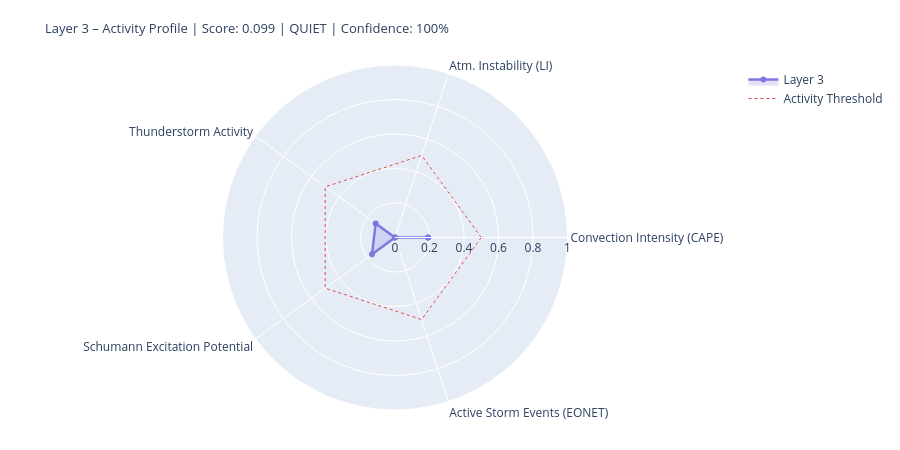

The notebook cell saved with this chart:
### Markdown cell above
---
## 4. State Assessment & Handoff to Layer 4/5

### Code cell
# ============================================================
# LAYER-3-SCORE
# Five dynamic components
# ============================================================

def norm(v, lo, hi):
    if v is None or (isinstance(v, float) and math.isnan(v)): return None
    return round(max(0.0, min(1.0, (v - lo) / (hi - lo))), 4)

# --- 1) Convection intensity (global CAPE mean) ---
cape_mean = df_atm['cape'].dropna().mean() if not df_atm.empty else None
conv_score = norm(cape_mean, 0, 3000)
conv_src   = 'primary' if cape_mean is not None else 'missing'

# --- 2) Atmospheric instability (LI mean) ---
li_mean   = df_atm['li'].dropna().mean() if not df_atm.empty else None
# Negative LI = unstable → higher score
instab_score = norm(-li_mean if li_mean is not None else None, -6, 6)
instab_src   = 'primary' if li_mean is not None else 'missing'

# --- 3) Thunderstorm activity (mean thunder score + WMO count) ---
thunder_mean = df_atm['thunder_score'].mean() if not df_atm.empty else None
n_thunder    = int(df_atm['thunderstorm'].sum()) if not df_atm.empty else 0
thunder_score_val = norm(
    (thunder_mean or 0) * 0.7 + n_thunder * 0.1, 0, 1.0
) if thunder_mean is not None else None
thunder_src = 'primary'

# --- 4) Schumann excitation potential (weighted Schumann contribution) ---
schumann_pot = df_atm['schumann_contribution'].mean() if not df_atm.empty else None
# Boosted by Layer-2 thunderstorm trigger
if schumann_pot is not None and l2_thunder:
    schumann_pot = min(1.0, schumann_pot * 1.2)
schumann_score = norm(schumann_pot, 0, 1.0) if schumann_pot is not None else None
schumann_src   = 'derived'

# --- 5) Storm activity (NASA EONET) ---
# Distinction: None = data not loaded, 0.0 = loaded but no events
storm_score = None
storm_src   = 'missing'
if raw.get('storms') is not None:          # API reached successfully
    storm_score = norm(len(storm_events), 0, 30) if storm_events else 0.0
    storm_src   = 'primary'

# X-Ray and Kp: context only, not in dynamic score
# (X-Ray = Layer-0/4 driver; Kp = geomagnetic index, not a lightning proxy)
xray_context = None
if raw.get('xray'):
    df_xc = pd.DataFrame(raw['xray'])
    fc = next((c for c in df_xc.columns
               if any(k in c.lower() for k in ['flux','long']) and 'time' not in c.lower()),
              df_xc.columns[1])
    df_xc[fc] = pd.to_numeric(df_xc[fc], errors='coerce')
    xray_last = df_xc[fc].dropna().iloc[-1] if not df_xc[fc].dropna().empty else None
    if xray_last:
        xray_class = ('X' if xray_last>=1e-4 else 'M' if xray_last>=1e-5
                      else 'C' if xray_last>=1e-6 else 'B')
        xray_context = {'flux': float(xray_last), 'class': xray_class}
        print(f'X-Ray context: {xray_class}-class ({xray_last:.2e} W/m²)')

# --- Aggregate ---
COMPONENTS = {
    'Convection Intensity (CAPE)':  {'score': conv_score,       'source': conv_src,    'dynamic': True},
    'Atm. Instability (LI)':         {'score': instab_score,     'source': instab_src,  'dynamic': True},
    'Thunderstorm Activity':              {'score': thunder_score_val, 'source': thunder_src, 'dynamic': True},
    'Schumann Excitation Potential':   {'score': schumann_score,   'source': schumann_src,'dynamic': True},
    'Active Storm Events (EONET)': {'score': storm_score,      'source': storm_src,   'dynamic': True},
}

available   = {k: v['score'] for k, v in COMPONENTS.items() if v['score'] is not None}
unavailable = [k for k, v in COMPONENTS.items() if v['score'] is None]
layer3_score = round(sum(available.values()) / len(available), 4) if available else None
confidence   = round(len(available) / len(COMPONENTS), 2)
level = ('unknown' if layer3_score is None
         else 'quiet'   if layer3_score < 0.3
         else 'moderate' if layer3_score < 0.6
         else 'active')
dominant_l3 = max(available, key=available.get) if available else 'none'

# --- Ausgabe ---
W = 68
print('=' * W)
print('LAYER 3 – ATMOSPHERE / WEATHER / THUNDERSTORMS – STATE ASSESSMENT')
print('=' * W)
for name, comp in COMPONENTS.items():
    s = comp['score']
    if s is not None:
        bar = '█' * int(s * 20) + '░' * (20 - int(s * 20))
        print(f'  {name:<36} {bar}  {s:.3f}  [{comp["source"]}]')
    else:
        print(f'  {name:<36} {"─" * 20}  n/a   [missing]')
print('-' * W)
print(f'  Score:        {layer3_score:.3f}  ({len(available)}/{len(COMPONENTS)} components)')
print(f'  Confidence:   {confidence:.0%}')
print(f'  Level:        {level.upper()}')
print(f'  Dominant:     {dominant_l3}')
print(f'  CAPE mean:    {cape_mean:.0f} J/kg' if cape_mean else '  CAPE mean:    n/a')
print(f'  LI mean:      {li_mean:.1f} K' if li_mean is not None else '  LI mean:      n/a')
print(f'  Thunderstorms:{n_thunder} points (WMO)  +  {len(storm_events)} NASA EONET')
print('=' * W)

# Radar
cats   = list(available.keys())
vals_r = list(available.values())
if len(cats) >= 3:
    fig = go.Figure()
    fig.add_trace(go.Scatterpolar(
        r=vals_r + [vals_r[0]], theta=cats + [cats[0]],
        fill='toself', fillcolor='rgba(127,119,221,0.22)',
        line=dict(color='#7F77DD', width=2.5), name='Layer 3'
    ))
    fig.add_trace(go.Scatterpolar(
        r=[0.5] * (len(cats)+1), theta=cats + [cats[0]],
        line=dict(color='#E24B4A', dash='dot', width=1),
        mode='lines', name='Activity Threshold'
    ))
    fig.update_layout(
        title=dict(
            text=f'Layer 3 – Activity Profile | Score: {layer3_score:.3f} | {level.upper()} | Confidence: {confidence:.0%}',
            font=dict(size=13)
        ),
        polar=dict(radialaxis=dict(visible=True, range=[0, 1])),
        height=450, showlegend=True,
        margin=dict(l=60, r=60, t=65, b=40)
    )
    fig.show()

### Figure 1 — Plotly figure (JSON) as saved in the notebook; plotly's stock layout.template omitted (floating-point values rounded to 4 significant figures)
{"data": [{"fill": "toself", "fillcolor": "rgba(127,119,221,0.22)", "line": {"color": "#7F77DD", "width": 2.5}, "name": "Layer 3", "r": [0.1917, 0.0, 0.1385, 0.1645, 0.0, 0.1917], "theta": ["Convection Intensity (CAPE)", "Atm. Instability (LI)", "Thunderstorm Activity", "Schumann Excitation Potential", "Active Storm Events (EONET)", "Convection Intensity (CAPE)"], "type": "scatterpolar"}, {"line": {"color": "#E24B4A", "dash": "dot", "width": 1}, "mode": "lines", "name": "Activity Threshold", "r": [0.5, 0.5, 0.5, 0.5, 0.5, 0.5], "theta": ["Convection Intensity (CAPE)", "Atm. Instability (LI)", "Thunderstorm Activity", "Schumann Excitation Potential", "Active Storm Events (EONET)", "Convection Intensity (CAPE)"], "type": "scatterpolar"}], "layout": {"height": 450, "margin": {"b": 40, "l": 60, "r": 60, "t": 65}, "polar": {"radialaxis": {"range": [0, 1], "visible": true}}, "showlegend": true, "title": {"font": {"size": 13}, "text": "Layer 3 – Activity Profile | Score: 0.099 | QUIET | Confidence: 100%"}}}
